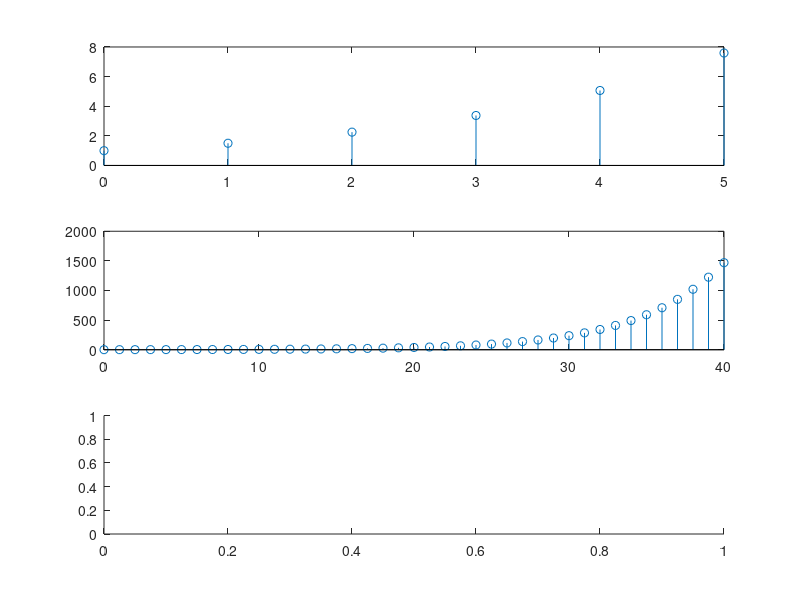

Here is the MATLAB script that generated this plot: (Note: this script raises an error after producing the figure.)
% yogi arif widodo
% 17 615 006
% x(n) =  { 1 5 0 3 9 9}
% konvolusi dari y(n)
n=0:5;
x=1.5.^n;
hn=0:40;
h=1.2.^hn;
y=conv(x,h);
batas=0:80;
figure, subplot(3,1,1);
grid on;
stem(n,x), subplot(3,1,2);
stem(hn,h), subplot(3,1,3);
stem(batas,y);